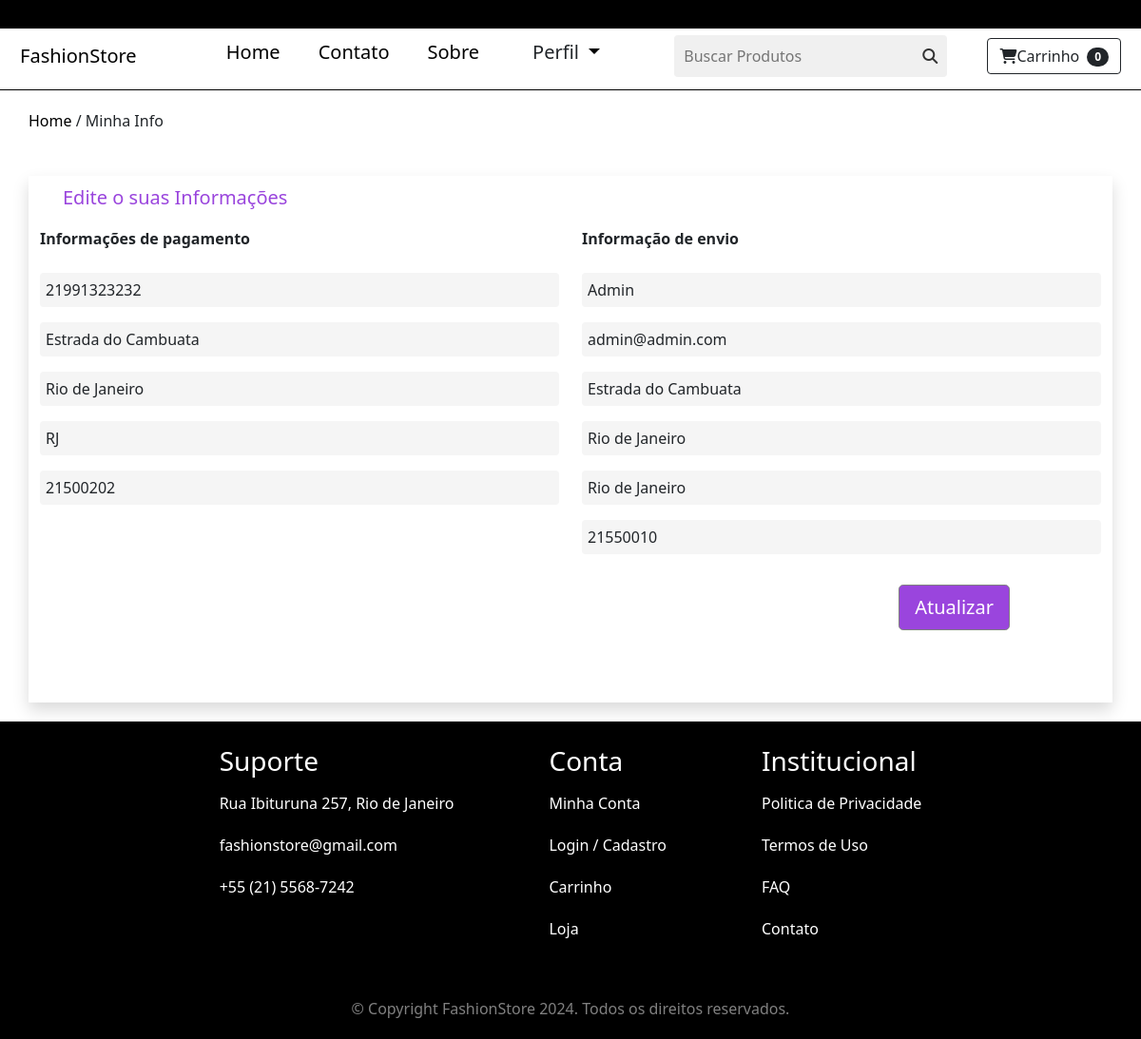
The page /atualizar_info/ (signed in) on the database its author committed.
### loja/models.py (models this page shows, shortened)
class Perfil(models.Model):
    user = models.OneToOneField(User, on_delete=models.CASCADE)
    date_modified = models.DateTimeField(User, auto_now=True)
    phone = models.CharField(max_length=20, blank=True)
    address = models.CharField(max_length=200, blank=True)
    city = models.CharField(max_length=200, blank=True)
    state = models.CharField(max_length=200, blank=True)
    zipcode = models.CharField(max_length=200, blank=True)
    old_cart = models.CharField(max_length=200, blank=True, null=True)

### pagamento/models.py (models this page shows, shortened)
class ShippingAddress(models.Model):
    user = models.ForeignKey(
        User, on_delete=models.CASCADE, null=True, blank=True)
    shipping_full_name = models.CharField(max_length=255)
    shipping_email = models.CharField(max_length=255)
    shipping_address = models.CharField(max_length=255)
    shipping_city = models.CharField(max_length=255)
    shipping_state = models.CharField(max_length=255, null=True, blank=True)
    shipping_zipcode = models.CharField(max_length=255, null=True, blank=True)
    class Meta:
        verbose_name_plural = "Shipping Address"

### loja/views.py (the view)
# urls.py: path('atualizar_info/', views.atualizar_info, name='atualizar_info'),
def atualizar_info(request):
    if request.user.is_authenticated:
        current_user = Perfil.objects.get(user__id=request.user.id)
        shipping_user = ShippingAddress.objects.get(user__id=request.user.id)
        form = UserInfoForm(request.POST or None, instance=current_user)
        shipping_form = ShippingForm(
            request.POST or None, instance=shipping_user)
        if form.is_valid() or shipping_form.is_valid():
            form.save()
            shipping_form.save()
            messages.success(request, "Suas informações foram atualizadas!!")
            return redirect('home')
        return render(request, "atualizar_info.html", {'form': form, 'shipping_form': shipping_form})
    else:
        messages.success(
            request, "Você deve estar logado para acessar essa página!!")
        return redirect('home')

### loja/forms.py
class UserInfoForm(forms.ModelForm):
    phone = forms.CharField(label="", widget=forms.TextInput(
        attrs={'class': 'form-control', 'placeholder': 'Telefone'}), required=False)
    address = forms.CharField(label="", widget=forms.TextInput(
        attrs={'class': 'form-control', 'placeholder': 'Endereço'}), required=False)
    city = forms.CharField(label="", widget=forms.TextInput(
        attrs={'class': 'form-control', 'placeholder': 'Cidade'}), required=False)
    state = forms.CharField(label="", widget=forms.TextInput(
        attrs={'class': 'form-control', 'placeholder': 'Estado'}), required=False)
    zipcode = forms.CharField(label="", widget=forms.TextInput(
        attrs={'class': 'form-control', 'placeholder': 'CEP'}), required=False)
    class Meta:
        model = Perfil
        fields = ('phone', 'address', 'city', 'state', 'zipcode', )

### pagamento/forms.py
class ShippingForm(forms.ModelForm):
    shipping_full_name = forms.CharField(label="", widget=forms.TextInput(
        attrs={'class': 'form-control', 'placeholder': 'Nome Completo'}), required=True)
    shipping_email = forms.CharField(label="", widget=forms.TextInput(
        attrs={'class': 'form-control', 'placeholder': 'Email'}), required=True)
    shipping_address = forms.CharField(label="", widget=forms.TextInput(
        attrs={'class': 'form-control', 'placeholder': 'Endereço'}), required=True)
    shipping_city = forms.CharField(label="", widget=forms.TextInput(
        attrs={'class': 'form-control', 'placeholder': 'Cidade'}), required=True)
    shipping_state = forms.CharField(label="", widget=forms.TextInput(
        attrs={'class': 'form-control', 'placeholder': 'Estado'}), required=False)
    shipping_zipcode = forms.CharField(label="", widget=forms.TextInput(
        attrs={'class': 'form-control', 'placeholder': 'CEP'}), required=False)
    class Meta:
        model = ShippingAddress
        fields = ['shipping_full_name', 'shipping_email', 'shipping_address',
                  'shipping_city', 'shipping_state', 'shipping_zipcode',]
        exclude = ['user',]

### carrinho/carrinho.py (called while the page is built)
    def __len__(self):
        return len(self.carrinho)

### carrinho/context_processors.py (called while the page is built)
def carrinho(request):
    return {'carrinho': Carrinho(request)}

### loja/templates/atualizar_info.html (shortened to what this page needs)
{% extends "base.html" %}
{% block content %}
	<main>
		<div class="container-template">
			<div class="links">
				<p><a href="{% url "home" %}">Home</a> / Minha Info</p>
			</div>
		</div>
		<div class="container shadow container-perfil">
			<div class="mt-2 ms-4 mb-3">
				<span class="edit">Edite o suas Informações</span>
			</div>
			<form action="{% url "atualizar_info" %}"  method='POST' class="perfil">
				<div class="d-flex flex-row">
					<div class='me-4 w-50'>
						<strong>Informações de pagamento</strong>
						<br/><br/>
						{{ form.as_p }}
					</div>
					<div class='w-50'>
						<strong>Informação de envio</strong>
						<br/><br/>
						{{ shipping_form.as_p }}
					</div>
				</div>
				<div class="btn-container d-flex justify-content-end align-items-center mt-3 me-5">
					<button type="submit" class="btn btn-bg-purple btn-lg ms-3 me-5">Atualizar</button>
				</div>
			</form>
		</div>
	</main>
{% endblock %}

### static/css/style.css (style rules this page uses)
* { padding: 0; margin: 0; box-sizing: border-box; }
a { text-decoration: none; color: black; }
a::after { text-decoration: none; color: black; }
main { min-height:69vh; margin-bottom: 20px; display: flex; flex-direction: column; }
.container-template { display: flex; flex-direction: column; margin: 10px 40px 0; }
.links { margin-top: 10px; margin-left: -10px; margin-bottom: 30px; }
.btn-bg-purple { background-color: #9A45DD; border-color: gray; color: white; }
.perfil { height: 500px; }
.edit { font-size: 20px; color: #9A45DD; }
.perfil input { background-color: #f5f5f5; border-radius: 4px; border: none; padding-left: 6px; }

### rows shown on the page
Perfil: phone "21991323232", address "Estrada do Cambuata", city "Rio de Janeiro", state "RJ", zipcode "21500202"
ShippingAddress: shipping_full_name "Admin", shipping_email "admin@admin.com", shipping_address "Estrada do Cambuata", shipping_city "Rio de Janeiro", shipping_state "Rio de Janeiro", shipping_zipcode "21550010"

### other values the page prints
{{ carrinho|length }} "0"
